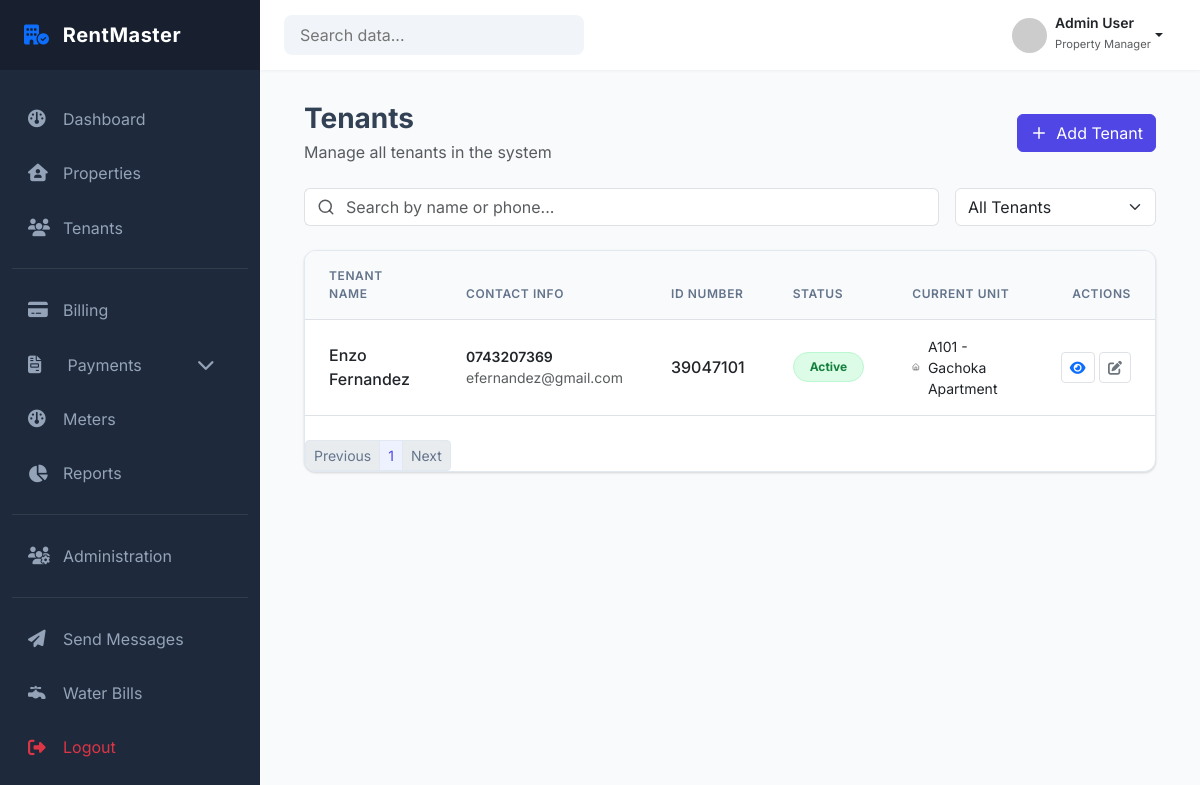
The app's page /tenants (signed in), older data.
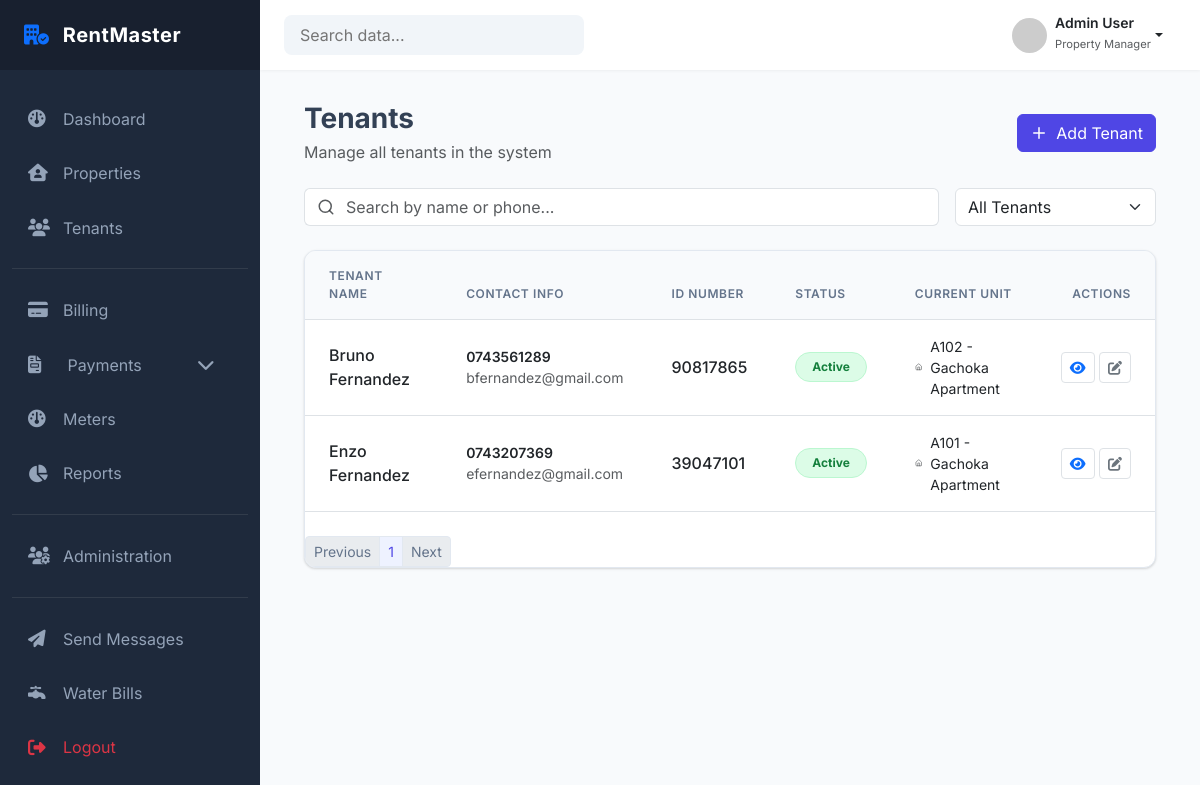
The same page, newer data.
### tenants/models.py (models this page shows, shortened)
class Tenant(models.Model):
    first_name = models.CharField(max_length=100)
    last_name = models.CharField(max_length=100)
    landlord = models.ForeignKey(
        settings.AUTH_USER_MODEL,
        on_delete=models.PROTECT,
        limit_choices_to={"role": "LANDLORD"},
        related_name="tenants"
    )
    phone_number = models.CharField(max_length=20)
    email = models.EmailField(blank=True)
    id_number = models.CharField(max_length=50)
    date_of_birth = models.DateField(null=True, blank=True)
    is_active = models.BooleanField(default=True)
    created_at = models.DateTimeField(auto_now_add=True)
    created_by = models.ForeignKey(
        settings.AUTH_USER_MODEL,
        on_delete=models.PROTECT
    )
    class Meta:
        constraints = [
            UniqueConstraint(
                fields=["id_number", "landlord"],
                name="unique_id_per_landlord"
            ),
            UniqueConstraint(
                fields=["phone_number", "landlord"],
                name="unique_phone_per_landlord"
            )
        ]

### tenants/views.py (the view)
# urls.py: path('', views.tenant_list_view, name='tenant_list'),
def tenant_list_view(request):
    search_query = request.GET.get("q")
    status = request.GET.get("status")
    page_number = request.GET.get("page")
    tenants_qs = get_tenants_for_user(
        user=request.user,
        search_query=search_query,
        status=status
    )
    paginator = Paginator(tenants_qs, 10) # 10 per page
    page_obj = paginator.get_page(page_number)
    context = {
        "tenants": page_obj,
        "page_obj": page_obj,
    }
    if request.headers.get("HX-Request"):
        return render(request, "tenants/partials/tenant_table_rows.html", context)
    return render(request, "tenants/tenant_list.html", context)

### templates/tenants/tenant_list.html (shortened to what this page needs)
{% extends 'dashboard/base_dashboard.html' %}
{% load static %}
{% block extra_css %}
<link rel="stylesheet" href="{% static 'tenants/css/tenant_list.css' %}">
{% endblock %}
{% block content %}
<div class="container">
    <div class="row align-items-center mb-4">
    <div class="col-md-8">
        <h1 class="h3 fw-bold mb-1">Tenants</h1>
        <p class="text-muted mb-0">Manage all tenants in the system</p>
    </div>
    <div class="col-md-4 text-md-end mt-3 mt-md-0">
        <a href="{% url 'tenants:add_tenant' %}" class="btn btn-primary d-inline-flex align-items-center">
        <i
            data-lucide="plus"
            class="me-2"
            style="width: 18px; height: 18px"
        ></i>
        Add Tenant
        </a>
    </div>
    </div>
    <div class="row g-3 mb-4">
    <div class="col-md-9">
        <div class="input-group">
        <span class="input-group-text bg-white border-end-0">
            <i
            data-lucide="search"
            class="text-muted"
            style="width: 18px; height: 18px"
            ></i>
        </span>
        <input
            type="text"
            name="q"
            class="form-control border-start-0 ps-0"
            placeholder="Search by name or phone..."
            hx-get="{% url 'tenants:tenant_list' %}"
            hx-trigger="keyup changed delay:500ms"
            hx-target="#tenant-list-container"
            hx-swap="innerHTML"
            hx-include="[name='status']"
        />
        </div>
    </div>
    <div class="col-md-3">
        <select
        class="form-select"
        name="status"
        hx-get="{% url 'tenants:tenant_list' %}"
        hx-trigger="change"
        hx-target="#tenant-list-container"
        hx-swap="innerHTML"
        hx-include="[name='q']"
        >
            <option value="" selected>All Tenants</option>
        </select>
    </div>
    </div>
    <div class="card overflow-hidden" id="tenant-list-container">
        {% include "tenants/partials/tenant_table_rows.html" %}
    </div>
</div>
{% endblock %}

### templates/tenants/partials/tenant_table_rows.html (shortened to what the changed rows need)
<div class="table-responsive">
    <table class="table table-hover align-middle mb-0">
        <thead>
            <tr>
                <th class="px-4 py-3">Tenant Name</th>
                <th class="px-4 py-3">Contact Info</th>
                <th class="px-4 py-3">ID Number</th>
                <th class="px-4 py-3">Status</th>
                <th class="px-4 py-3">Current Unit</th>
                <th class="px-4 py-3 text-end">Actions</th>
            </tr>
        </thead>
        <tbody>
            {% for tenant in tenants %}
            <tr>
                <td class="px-4 py-3 fw-medium">{{ tenant.first_name }} {{ tenant.last_name }}</td>
                <td class="px-4 py-3">
                    <div class="small fw-semibold">{{ tenant.phone_number }}</div>
                    <div class="small text-muted">{{ tenant.email }}</div>
                </td>
                <td class="px-4 py-3 fw-medium">{{ tenant.id_number }}</td>
                <td class="px-4 py-3">
                    {% if tenant.has_active_tenancy %}
                    <span class="badge badge-active rounded-pill px-3 py-2"
                    >Active</span
                    >
                    {% else %}
                    <span class="badge badge-inactive rounded-pill px-3 py-2"
                    >Inactive</span
                    >
                    {% endif %}
                </td>
                <td class="px-4 py-3">
                    {% if tenant.current_unit_name %}
                    <div class="d-flex align-items-center small">
                    <i
                        data-lucide="home"
                        class="me-2 text-muted"
                        style="width: 14px; height: 14px"
                    ></i>
                    {{ tenant.current_unit_name }} - {{ tenant.current_property_name }}
                    </div>
                    {% else %}
                    <span class="text-muted">Not Assigned</span>
                    {% endif %}
                </td>
                <td class="pe-4 text-end">
                    <a href="#" class="btn btn-sm btn-white border text-primary" title="View">
                        <i class="fa-solid fa-eye"></i>
                    </a>
                    <a href="{% url 'tenants:edit_tenant' tenant.id %}" class="btn btn-sm btn-white border text-secondary" title="Edit">
                        <i class="fa-solid fa-pen-to-square"></i>
                    </a>
                </td>
            </tr>
            {% endfor %}
        </tbody>
    </table>
</div>
<div class="d-flex flex-column flex-md-row justify-content-between align-items-center mt-4">
    <nav>
        <ul class="pagination pagination-sm mb-0">
            {% for num in page_obj.paginator.page_range %}
                <li class="page-item {% if page_obj.number == num %}active{% endif %}">
                    <a
                        class="page-link"
                        hx-get="?page={{ num }}"
                        hx-target="#tenant-list-container"
                        hx-swap="innerHTML"
                        hx-include="[name='q'], [name='status']"
                    >
                        {{ num }}
                    </a>
                </li>
            {% endfor %}
        </ul>
    </nav>
</div>

Row changes from the older to the newer data that the page shows:
added Tenant: first_name "Bruno", last_name "Fernandez", phone_number "0743561289", email "bfernandez@gmail.com", id_number "90817865", shows "Active", current_unit_name "A102", current_property_name "Gachoka Apartment"
